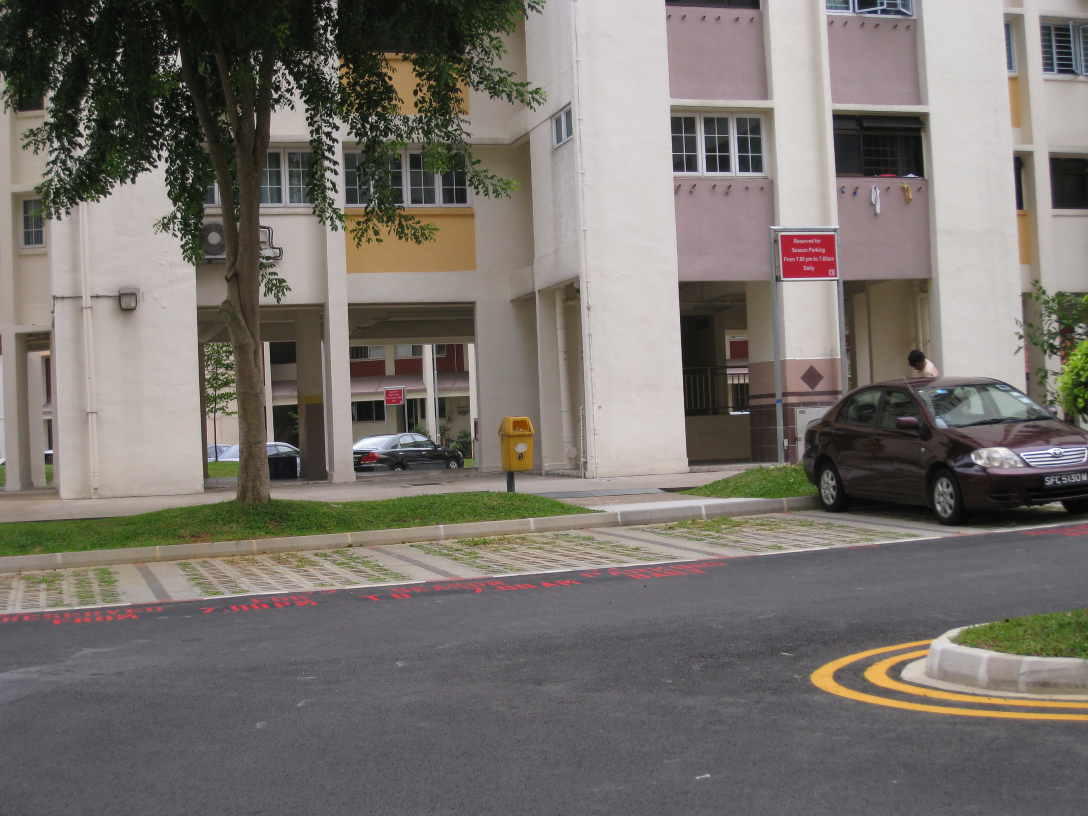
#> input picture Images/I1/I1/STA_0031.JPG, 3264 x 2448 px, given as the content of the folder ../../Images/I1/I1/STA_0031.JPG, which was not available (shown at 1/3 size)
$ python -i stitcher.py   (imports and definitions only)
#> lines starting #> are read from the running program, lines starting #| are printed output that depends on the picture; pictures that were not available may be replaced by others from this repository, and a replacement may not be noted
import pdb
import glob
import cv2
import os
import numpy as np
import imutils

class PanaromaStitcher:
    def __init__(self):
        self.images = []
        self.homography_matrices = []

    def make_panaroma_for_images_in(self,path):
        self.read_images(path)
        n = len(self.images)
        if n == 2:
            (result) = self.image_stitch([self.images[0], self.images[1]])
        else:
            (result) = self.image_stitch([self.images[n - 2], self.images[n - 1]])
            for i in range(n - 2):
                (result) = self.image_stitch([self.images[n - i - 3], result])

        return result, self.homography_matrices


    def read_images(self, path):
#> called with path = '../../Images/I1/I1/STA_0031.JPG'
        imf = path
        all_images = sorted(glob.glob(imf + os.sep + '*'))
        print('Found {} Images for stitching'.format(len(all_images)))
        images = []
        for img_path in all_images:
            image = cv2.imread(img_path)
#> image is the input picture: shape (2448, 3264, 3); mean B, G, R 108.6, 114, 119.4
            images.append(image)
        n = len(images)
#> n = 1
        for i in range(n):
            images[i] = imutils.resize(images[i], width=400)
#> after the loop, images = 1 item
        for i in range(n):
            images[i] = imutils.resize(images[i], height=400)
        self.images = images
#> self.images = 1 item
#> in make_panaroma_for_images_in, `n = len(self.images)`: n = 1
        return

    def image_stitch(self, images, lowe_ratio=0.75, max_Threshold=5, match_status=False):
#> called with lowe_ratio = 0.75, max_Threshold = 5, match_status = False
        imageB, imageA = images
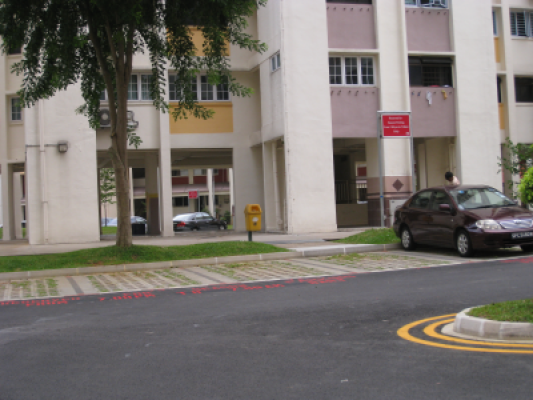
#> imageB: shape (400, 533, 3); mean of channels 0, 1, 2 108.5, 113.9, 119.3; drawn as B, G, R
        key_points_A, features_of_A = self.detect_feature_and_keypoints(imageA)
#> in detect_feature_and_keypoints, `(keypoints, features) = descriptors.detectAndCompute(image, None)`: keypoints = 1092 keypoints; strongest (x, y, size): (432, 71, 28.1), (141, 60, 13.5), (500, 79, 6.8), (349, 158, 28.3)
#> in detect_feature_and_keypoints, `keypoints = np.float32([i.pt for i in keypoints])`: keypoints = 1092 pairs, first value 2.69 to 528.7, second value 2.28 to 355.7
#> key_points_A has the same summary as keypoints in detect_feature_and_keypoints
        key_points_B, features_of_B = self.detect_feature_and_keypoints(imageB)
#> in detect_feature_and_keypoints (call 2), `(keypoints, features) = descriptors.detectAndCompute(image, None)`: keypoints = 1092 keypoints; strongest (x, y, size): (432, 71, 28.1), (141, 60, 13.5), (500, 79, 6.8), (349, 158, 28.3)
#> key_points_B = 1092 pairs, first value 2.69 to 528.7, second value 2.28 to 355.7


        actual_key_ptsA, actual_key_ptsB, matches = self.match_keypoints(key_points_A, key_points_B, features_of_A, features_of_B, lowe_ratio)

        manual_Homography_matrix = self.homography_ransac(actual_key_ptsA, actual_key_ptsB, max_Threshold)
        self.homography_matrices.append(manual_Homography_matrix)

        result_image = self.warp_perspective(imageA, imageB, manual_Homography_matrix)
        result_image[0:imageB.shape[0], 0:imageB.shape[1]] = imageB

        return result_image

    def warp_perspective(self, imageA, imageB, Homography):

        combined_width = imageA.shape[1] + imageB.shape[1]
        combined_height = max(imageA.shape[0], imageB.shape[0])

        result_image = np.zeros((combined_height, combined_width, imageA.shape[2]), dtype=imageA.dtype)

        result_image[0:imageB.shape[0], 0:imageB.shape[1]] = imageB

        for y in range(combined_height):
            for x in range(combined_width):
                src_pt = np.array([x, y, 1]).reshape(3, 1)
                dst_pt = np.dot(np.linalg.inv(Homography), src_pt)
                dst_pt /= dst_pt[2]

                src_x, src_y = dst_pt[0, 0], dst_pt[1, 0]

                if 0 <= src_x < imageA.shape[1] and 0 <= src_y < imageA.shape[0]:
                    x0, y0 = int(src_x), int(src_y)
                    dx, dy = src_x - x0, src_y - y0

                    x1 = min(x0 + 1, imageA.shape[1] - 1)
                    y1 = min(y0 + 1, imageA.shape[0] - 1)

                    top_left = imageA[y0, x0]
                    top_right = imageA[y0, x1]
                    bottom_left = imageA[y1, x0]
                    bottom_right = imageA[y1, x1]

                    result_pixel = (
                        (1 - dx) * (1 - dy) * top_left +
                        dx * (1 - dy) * top_right +
                        (1 - dx) * dy * bottom_left +
                        dx * dy * bottom_right
                    )

                    if np.all(result_image[y, x] == 0):
                        result_image[y, x] = result_pixel

        return result_image


    def detect_feature_and_keypoints(self, image):
        descriptors = cv2.SIFT_create()
        (keypoints, features) = descriptors.detectAndCompute(image, None)
        keypoints = np.float32([i.pt for i in keypoints])
        return keypoints, features


    def get_all_possible_matches(self, featuresA, featuresB):
        match_instance = cv2.DescriptorMatcher_create("BruteForce")
        All_Matches = match_instance.knnMatch(featuresA, featuresB, 2)
#> All_Matches = 1092 matches
        return All_Matches


    def get_all_valid_matches(self, AllMatches, lowe_ratio):
#> called with lowe_ratio = 0.75
        valid_matches = []
        for val in AllMatches:
            if len(val) == 2 and val[0].distance < val[1].distance * lowe_ratio:
                valid_matches.append((val[0].trainIdx, val[0].queryIdx))
#> after the loop, valid_matches = 1092 pairs, first value 0 to 1091, second value 0 to 1091
#> in match_keypoints, `points_A = np.float32([KeypointsA[i] for (_, i) in valid_matches])`: points_A has the same summary as key_points_B in image_stitch
#> in match_keypoints, `points_B = np.float32([KeypointsB[i] for (i, _) in valid_matches])`: points_B has the same summary as key_points_B in image_stitch
#> in image_stitch, `actual_key_ptsA, actual_key_ptsB, matches = self.match_keypoints(key_p..`: actual_key_ptsA has the same summary as key_points_B; actual_key_ptsB has the same summary as key_points_B; matches has the same summary as valid_matches in get_all_valid_matches
        return valid_matches


    def compute_homography(self, pointsA, pointsB, max_Threshold):
        H = cv2.findHomography(pointsA, pointsB, cv2.RANSAC, max_Threshold)
        return H

    def normalize_points(self, points):
        mean = np.mean(points, axis=0)
        std = np.std(points)
        T = np.array([[1 / std, 0, -mean[0] / std],
                    [0, 1 / std, -mean[1] / std],
                    [0, 0, 1]])
        normalized_points = np.dot(T, np.vstack((points.T, np.ones((1, points.shape[0])))))
        return normalized_points[:2].T, T

    def homography_dlt(self, src_points, dst_points):
        if src_points.shape[0] != dst_points.shape[0] or src_points.shape[0] < 4:
            raise ValueError("There must be at least 4 corresponding points")

        num_points = src_points.shape[0]

        A = []
        for i in range(num_points):
            x, y = src_points[i]
            x_prime, y_prime = dst_points[i]

            A.append([-x, -y, -1, 0, 0, 0, x * x_prime, y * x_prime, x_prime])
            A.append([0, 0, 0, -x, -y, -1, x * y_prime, y * y_prime, y_prime])

        A = np.array(A)
        U, S, Vt = np.linalg.svd(A)
        H = Vt[-1].reshape(3, 3)
        H = H / H[-1, -1]
        return H

    def homography_ransac(self, pointsA, pointsB, max_Threshold):

#> called with pointsA = array of shape (1092, 2), pointsB = array of shape (1092, 2), max_Threshold = 5
        pointsA = np.asarray(pointsA)
#> pointsA has the same summary as key_points_B in image_stitch
        pointsB = np.asarray(pointsB)
#> pointsB has the same summary as key_points_B in image_stitch

        assert pointsA.shape[0] == pointsB.shape[0], "Number of points in both sets must be the same."
        num_points = pointsA.shape[0]
        N = int(1e3)

        final_H = None
        n_inliers = 0
        inliersA = None
        inliersB = None

        pointsA_homogeneous = np.hstack([pointsA, np.ones((num_points, 1))])
#> pointsA_homogeneous = 1092 rows, first 8: [2.69, 8.25, 1], [4.46, 53.82, 1], [4.58, 298.8, 1], [4.8, 169.2, 1], [4.83, 301.9, 1], [6.15, 236, 1], [7.62, 96.32, 1], [7.76, 305.5, 1]
        pointsB_homogeneous = np.hstack([pointsB, np.ones((num_points, 1))])
#> pointsB_homogeneous has the same summary as pointsA_homogeneous

        for i in range(10):
            random_indices = np.random.choice(num_points, size=4, replace=False)
            random_ptsA = pointsA[random_indices]
            random_ptsB = pointsB[random_indices]

            norm_ptsA, TA = self.normalize_points(random_ptsA)
            norm_ptsB, TB = self.normalize_points(random_ptsB)

            H_norm = self.homography_dlt(norm_ptsA, norm_ptsB)

            H = np.dot(np.linalg.inv(TB), np.dot(H_norm, TA))

            projected_points = np.dot(H, pointsA_homogeneous.T).T

            epsilon = 1e-10
            projected_points[:, 2] = np.where(projected_points[:, 2] == 0, epsilon, projected_points[:, 2])

            projected_points[:, 0] /= projected_points[:, 2]
            projected_points[:, 1] /= projected_points[:, 2]

            errors = np.sqrt((pointsB[:, 0] - projected_points[:, 0]) ** 2 +
                            (pointsB[:, 1] - projected_points[:, 1]) ** 2)

            inliers = errors < max_Threshold
            inlier_pointsA = pointsA[inliers]
            inlier_pointsB = pointsB[inliers]
            count = np.sum(inliers)

            if count > n_inliers:
                inliersA = inlier_pointsA
                inliersB = inlier_pointsB
                n_inliers = count
#> this loop made 10 passes
#> (TB, n_inliers) on pass 1: ([[0.00801, 0, -3.02], [0, 0.00801, -1.22], [0, 0, 1]], 1092)
#> after the loop, inliersA has the same summary as key_points_B in image_stitch; inliersB has the same summary as key_points_B in image_stitch; n_inliers = 1092

        norm_ptsA, TA = self.normalize_points(inliersA)
#> norm_ptsA = 1092 pairs, first value -1.79 to 2.16, second value -1.09 to 1.57; TA = [[0.0075, 0, -1.81], [0, 0.0075, -1.1], [0, 0, 1]]
        norm_ptsB, TB = self.normalize_points(inliersB)
#> norm_ptsB has the same summary as norm_ptsA; TB = [[0.0075, 0, -1.81], [0, 0.0075, -1.1], [0, 0, 1]]
        H_norm = self.homography_dlt(norm_ptsA, norm_ptsB)
#> the loop in homography_dlt (call 11), `for i in range(num_points):` made 1092 passes
#> (x, y, x_prime, y_prime) on passes 1 to 3: (-1.79, -1.04, -1.79, -1.04), (-1.78, -0.699, -1.78, -0.699), (-1.78, 1.14, -1.78, 1.14)
#> after the loop in homography_dlt (call 11), `for i in range(num_points):`: A = 2184 items
#> in homography_dlt (call 11), `U, S, Vt = np.linalg.svd(A)`:
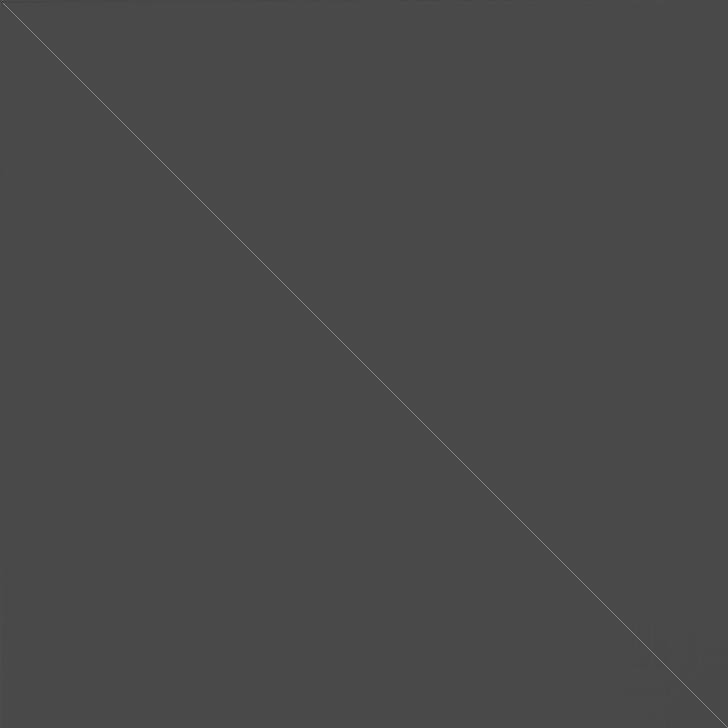
#> U: shape (2184, 2184) float64 (shown at 1/3 size); min -0.405, max 0.999, mean 4.83e-06; drawn with min black and max white
#> in homography_dlt (call 11), `U, S, Vt = np.linalg.svd(A)`: S = [74.42, 54.16, 38.92, 37.1, 24.52, 22.63, 21.38, 19.73, 5.11e-15]
#> in homography_dlt (call 11), `H = Vt[-1].reshape(3, 3)`: H = [[0.577, -1.99e-16, 9.01e-17], [-3.12e-17, 0.577, 1.53e-17], [1.62e-16, 5.35e-17, 0.577]]
#> in homography_dlt (call 11), `H = H / H[-1, -1]`: H = [[1, -3.44e-16, 1.56e-16], [-5.41e-17, 1, 2.64e-17], [2.81e-16, 9.26e-17, 1]]
#> H_norm has the same summary as H in homography_dlt
        H = np.dot(np.linalg.inv(TB), np.dot(H_norm, TA))
#> H = [[1, -1.76e-16, -1.32e-13], [2.56e-16, 1, 1.58e-14], [2.11e-18, 6.95e-19, 1]]
        return H


    def match_keypoints(self, KeypointsA, KeypointsB, featuresA, featuresB, lowe_ratio):
        all_matches = self.get_all_possible_matches(featuresA, featuresB)
        valid_matches = self.get_all_valid_matches(all_matches, lowe_ratio)

        if len(valid_matches) <= 4:
            return None

        points_A = np.float32([KeypointsA[i] for (_, i) in valid_matches])
        points_B = np.float32([KeypointsB[i] for (i, _) in valid_matches])
        return points_A, points_B, valid_matches


>>> result = PanaromaStitcher().make_panaroma_for_images_in('../../Images/I1/I1/STA_0031.JPG')
#> in image_stitch, `manual_Homography_matrix = self.homography_ransac(actual_key_ptsA, act..`: manual_Homography_matrix has the same summary as H in homography_ransac
#> in warp_perspective, `result_image[0:imageB.shape[0], 0:imageB.shape[1]] = imageB`:
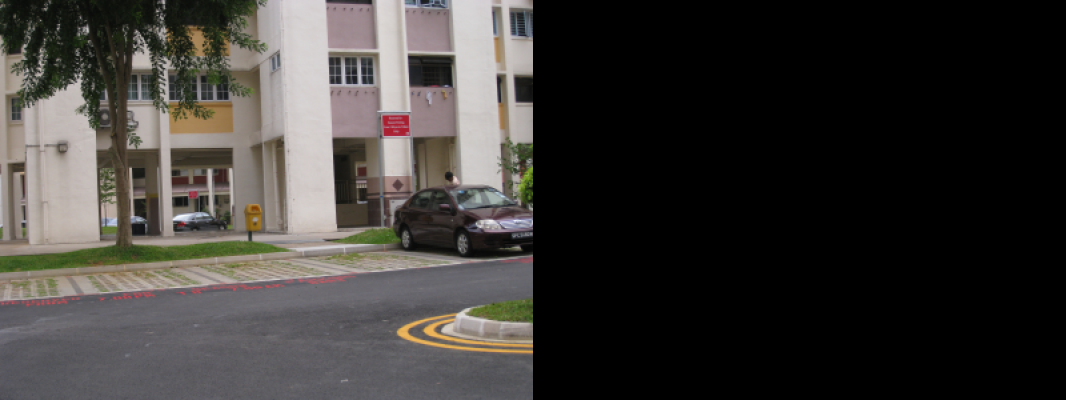
#> result_image: shape (400, 1066, 3); mean of channels 0, 1, 2 54.3, 57, 59.7; drawn as B, G, R

$ run again, on Images/I1/I1/STB_0032.JPG
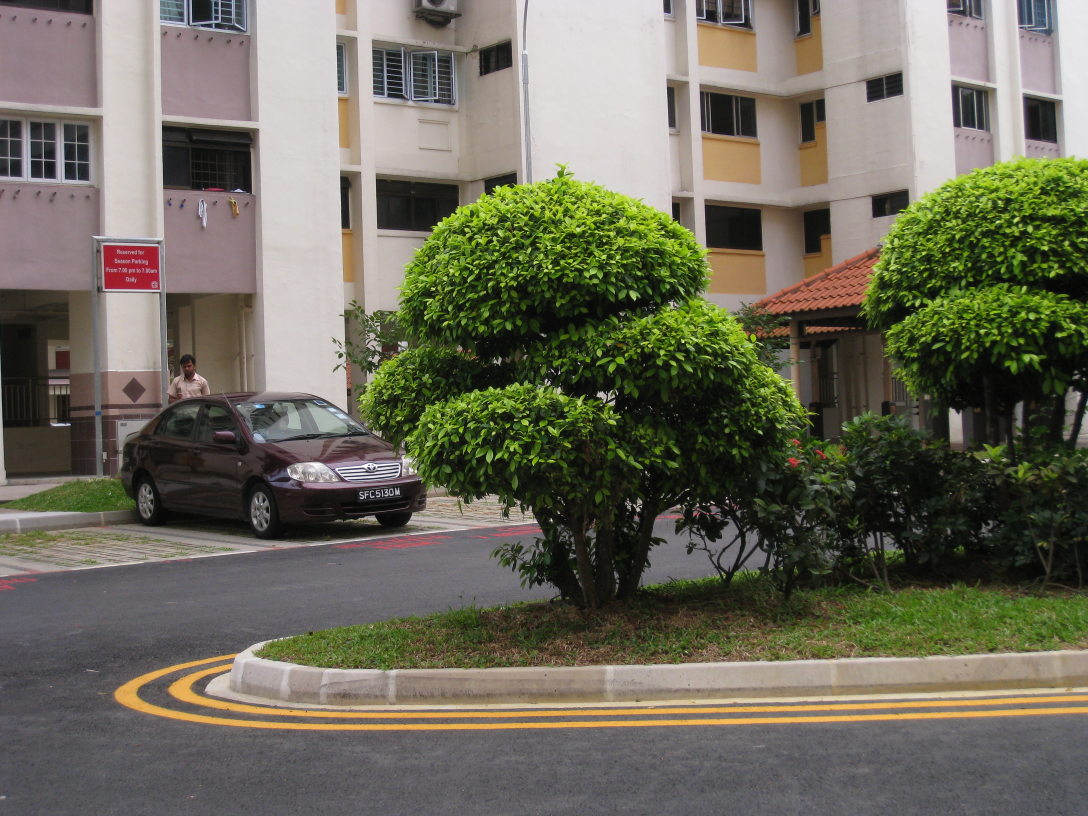
#> input picture Images/I1/I1/STB_0032.JPG, 3264 x 2448 px, given as the content of the folder ../../Images/I1/I1/STB_0032.JPG, which was not available (shown at 1/3 size)
#> in read_images, image is the input picture: shape (2448, 3264, 3); mean B, G, R 91.2, 106.5, 109
#> in read_images, `n = len(images)`: n = 1
#> after the loop in read_images, `for i in range(n):`: images = 1 item
#> in make_panaroma_for_images_in, `n = len(self.images)`: n = 1
#> in detect_feature_and_keypoints, `(keypoints, features) = descriptors.detectAndCompute(image, None)`: keypoints = 1719 keypoints; strongest (x, y, size): (510, 58, 13.2), (102, 78, 28.3), (476, 52, 14.2), (434, 42, 11.1)
#> in detect_feature_and_keypoints, `keypoints = np.float32([i.pt for i in keypoints])`: keypoints = 1719 pairs, first value 2.38 to 529.9, second value 2.39 to 361.2
#> key_points_A has the same summary as keypoints in detect_feature_and_keypoints
#> in detect_feature_and_keypoints (call 2), `(keypoints, features) = descriptors.detectAndCompute(image, None)`: keypoints = 1719 keypoints; strongest (x, y, size): (510, 58, 13.2), (102, 78, 28.3), (476, 52, 14.2), (434, 42, 11.1)
#> key_points_B = 1719 pairs, first value 2.38 to 529.9, second value 2.39 to 361.2
#> All_Matches = 1719 matches
#> after the loop in get_all_valid_matches, `for val in AllMatches:`: valid_matches = 1719 pairs, first value 0 to 1718, second value 0 to 1718
#> points_A has the same summary as key_points_B in image_stitch
#> points_B has the same summary as key_points_B in image_stitch
#> actual_key_ptsA has the same summary as key_points_B; actual_key_ptsB has the same summary as key_points_B; matches has the same summary as valid_matches in get_all_valid_matches
#> pointsA has the same summary as key_points_B in image_stitch
#> pointsB has the same summary as key_points_B in image_stitch
#> pointsA_homogeneous = 1719 rows, first 8: [2.38, 187.4, 1], [2.57, 207.8, 1], [4.38, 87.41, 1], [4.41, 77.47, 1], [4.41, 77.47, 1], [4.41, 77.47, 1], [4.71, 232.4, 1], [5.23, 232.1, 1]
#> pointsB_homogeneous has the same summary as pointsA_homogeneous
#> the loop in homography_ransac, `for i in range(10):` made 10 passes
#> (TB, n_inliers) on pass 1: ([[0.0134, 0, -2.25], [0, 0.0134, -3.01], [0, 0, 1]], 1719)
#> after the loop in homography_ransac, `for i in range(10):`: inliersA has the same summary as key_points_B in image_stitch; inliersB has the same summary as key_points_B in image_stitch; n_inliers = 1719
#> in homography_ransac, `norm_ptsA, TA = self.normalize_points(inliersA)`: norm_ptsA = 1719 pairs, first value -2.32 to 1.79, second value -1.38 to 1.42; TA = [[0.0078, 0, -2.34], [0, 0.0078, -1.4], [0, 0, 1]]
#> in homography_ransac, `norm_ptsB, TB = self.normalize_points(inliersB)`: norm_ptsB has the same summary as norm_ptsA
#> the loop in homography_dlt (call 11), `for i in range(num_points):` made 1719 passes
#> (x, y, x_prime, y_prime) on passes 1 to 3: (-2.32, 0.0669, -2.32, 0.0669), (-2.32, 0.226, -2.32, 0.226), (-2.31, -0.713, -2.31, -0.713)
#> after the loop in homography_dlt (call 11), `for i in range(num_points):`: A = 3438 items
#> in homography_dlt (call 11), `U, S, Vt = np.linalg.svd(A)`:
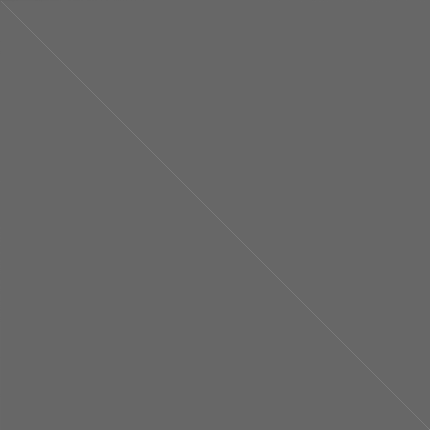
#> U: shape (3438, 3438) float64 (shown at 1/8 size); min -0.683, max 0.999, mean 2.98e-06; drawn with min black and max white
#> S = [83.01, 66.03, 47.51, 44.93, 31.21, 29.88, 28.73, 24.2, 9.55e-15]
#> in homography_dlt (call 11), `H = Vt[-1].reshape(3, 3)`: H = [[0.577, 1.62e-16, 2.67e-16], [-3.02e-17, 0.577, -1.76e-18], [3.37e-17, 8.55e-19, 0.577]]
#> in homography_dlt (call 11), `H = H / H[-1, -1]`: H = [[1, 2.8e-16, 4.62e-16], [-5.23e-17, 1, -3.04e-18], [5.83e-17, 1.48e-18, 1]]
#> in homography_ransac, `H_norm = self.homography_dlt(norm_ptsA, norm_ptsB)`: H_norm has the same summary as H in homography_dlt
#> in homography_ransac, `H = np.dot(np.linalg.inv(TB), np.dot(H_norm, TA))`: H = [[1, 2.84e-16, -3.33e-14], [2.91e-17, 1, 3.7e-14], [4.55e-19, 1.16e-20, 1]]
#> manual_Homography_matrix has the same summary as H in homography_ransac
#> after the loop in warp_perspective, `for y in range(combined_height):`:
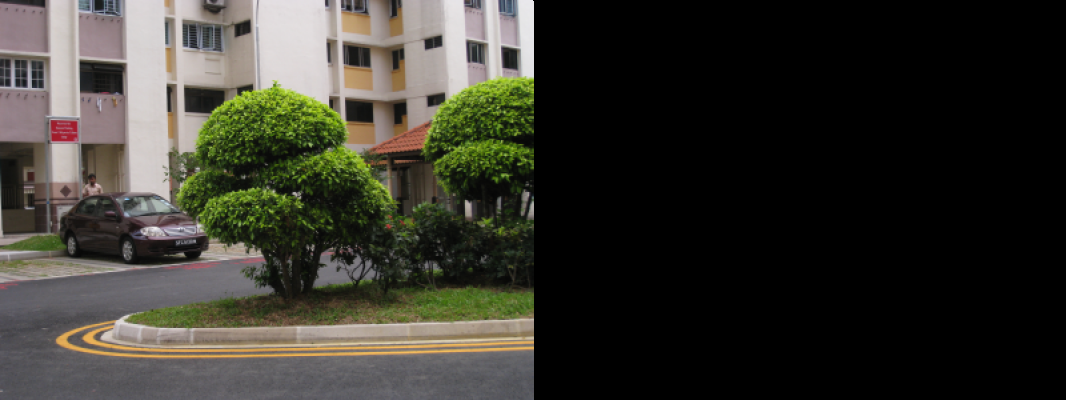
#> result_image: shape (400, 1066, 3); mean of channels 0, 1, 2 45.7, 53.3, 54.6; drawn as B, G, R
